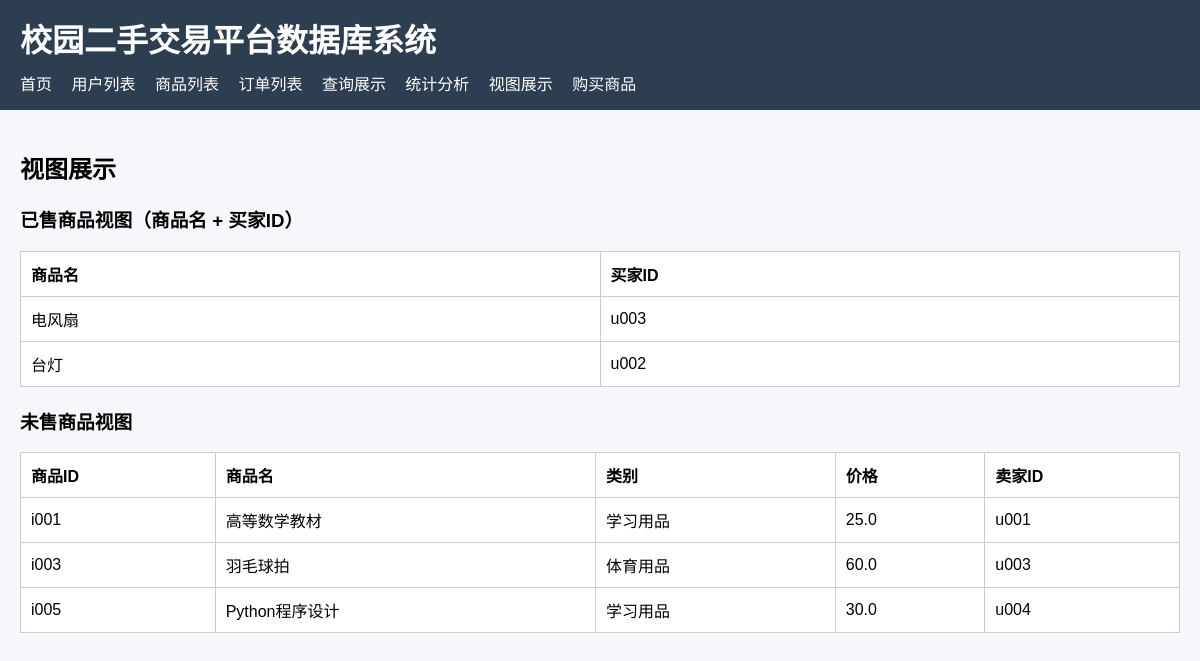
Screenshot of /views with the database file from the repository.
### tables this page shows
CREATE TABLE orders (
    order_id TEXT PRIMARY KEY,
    buyer_id TEXT NOT NULL,
    item_id TEXT NOT NULL UNIQUE,
    order_date TEXT NOT NULL,
    FOREIGN KEY (buyer_id) REFERENCES user(user_id),
    FOREIGN KEY (item_id) REFERENCES item(item_id)
);

CREATE TABLE item (
    item_id TEXT PRIMARY KEY,
    item_name TEXT NOT NULL,
    category TEXT NOT NULL,
    price REAL NOT NULL CHECK(price >= 0),
    seller_id TEXT NOT NULL,
    status INTEGER NOT NULL CHECK(status IN (0, 1)),
    FOREIGN KEY (seller_id) REFERENCES user(user_id)
);

### app.py (the view)
@app.route("/views")
def views_page():
    conn = get_db_connection()
    sold_view = conn.execute("SELECT * FROM sold_items_view").fetchall()
    unsold_view = conn.execute("SELECT * FROM unsold_items_view").fetchall()
    conn.close()
    return render_template("views.html", sold_view=sold_view, unsold_view=unsold_view)

### app.py (called while the page is built)
def get_db_connection():
    conn = sqlite3.connect(DATABASE)
    conn.row_factory = sqlite3.Row
    conn.execute("PRAGMA foreign_keys = ON")
    return conn

### templates/views.html
{% extends 'base.html' %}
{% block content %}
<h2>视图展示</h2>
<h3>已售商品视图（商品名 + 买家ID）</h3>
<table>
    <tr>
        <th>商品名</th>
        <th>买家ID</th>
    </tr>
    {% for row in sold_view %}
    <tr>
        <td>{{ row.item_name }}</td>
        <td>{{ row.buyer_id }}</td>
    </tr>
    {% endfor %}
</table>
<h3>未售商品视图</h3>
<table>
    <tr>
        <th>商品ID</th>
        <th>商品名</th>
        <th>类别</th>
        <th>价格</th>
        <th>卖家ID</th>
    </tr>
    {% for row in unsold_view %}
    <tr>
        <td>{{ row.item_id }}</td>
        <td>{{ row.item_name }}</td>
        <td>{{ row.category }}</td>
        <td>{{ row.price }}</td>
        <td>{{ row.seller_id }}</td>
    </tr>
    {% endfor %}
</table>
{% endblock %}

### static/style.css (style rules this page uses)
body { font-family: Arial, sans-serif; margin: 0; background: #f5f7fa; }
table { width: 100%; background: white; border-collapse: collapse; margin-bottom: 20px; }
table, th, td { border: 1px solid #ccc; }
th, td { padding: 10px; text-align: left; }

### rows the page displays
orders: item_name "电风扇", buyer_id "u003"
orders: item_name "台灯", buyer_id "u002"
item: item_id "i001", item_name "高等数学教材", category "学习用品", price "25.0", seller_id "u001"
item: item_id "i003", item_name "羽毛球拍", category "体育用品", price "60.0", seller_id "u003"
item: item_id "i005", item_name "Python程序设计", category "学习用品", price "30.0", seller_id "u004"
